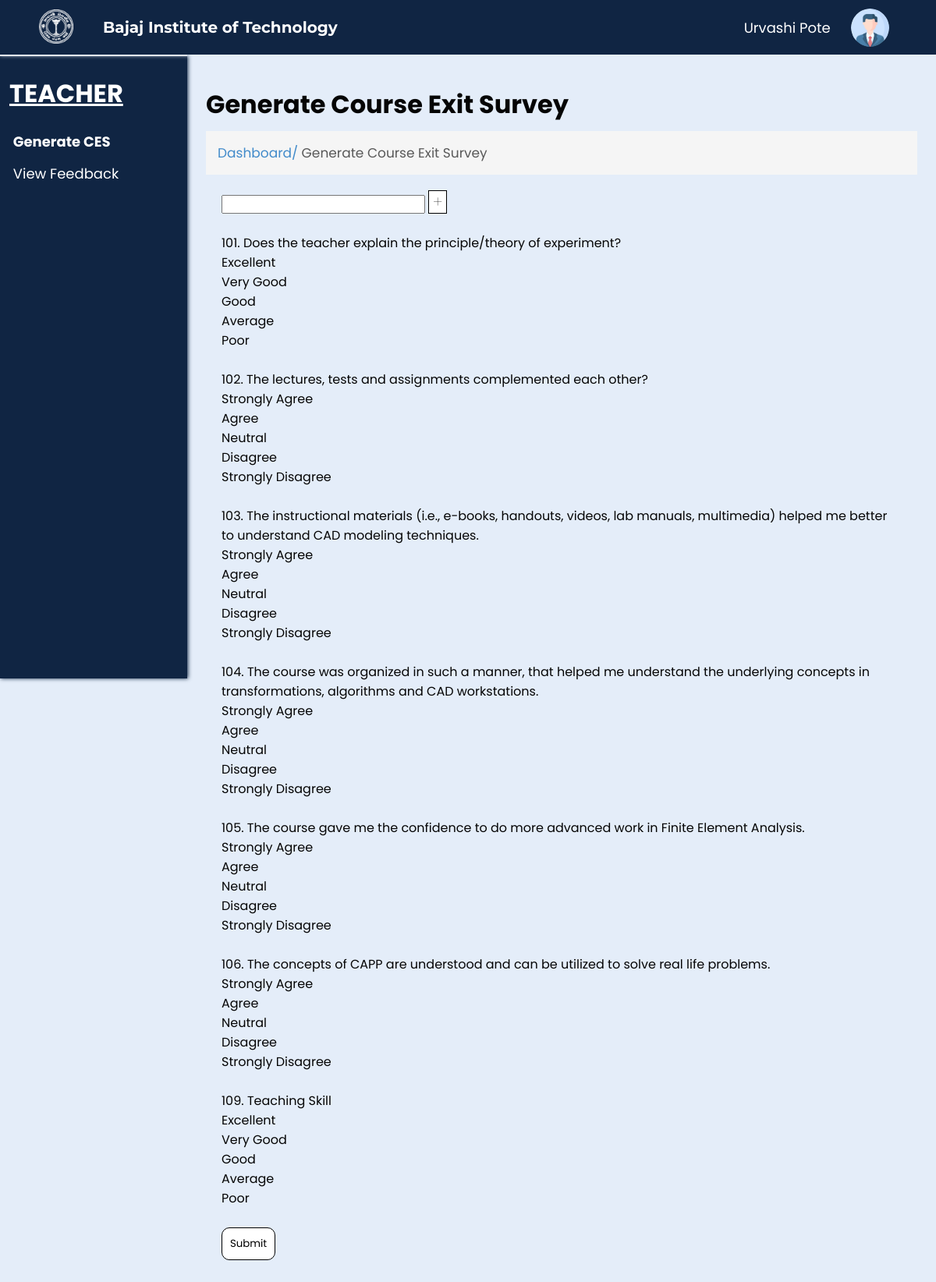
/next.php (signed in), run on the app's committed database.
### tables this page shows
CREATE TABLE `questions` (
  `questionid` int(100) NOT NULL,
  `question` text NOT NULL,
  `questiontype` text NOT NULL,
  `option1` text NOT NULL,
  `mark1` int(10) DEFAULT 10,
  `option2` text NOT NULL,
  `mark2` int(10) NOT NULL DEFAULT 8,
  `option3` text NOT NULL,
  `mark3` int(10) NOT NULL DEFAULT 5,
  `option4` text NOT NULL,
  `mark4` int(10) NOT NULL DEFAULT 3,
  `option5` text NOT NULL,
  `mark5` int(10) NOT NULL DEFAULT 1
);

### check.php (called while the page is built, shortened)
<?php
$fname = $_SESSION['fname'];
$lname = $_SESSION['lname'];
?>

### next.php (the view, shortened to what this page needs)
<?php
include('connect.php');
include('check.php');
$query = "select * from questions";
$result = mysqli_query($conn, $query);
?>
<!DOCTYPE html>
<html lang="en">
<head>
    <link rel="stylesheet" href="css/generate.css?v=<?php echo time(); ?>">
    <link rel="stylesheet" href="css/common.css?v=<?php echo time(); ?>">
</head>
<body>
    <div class="nav">
        <div class="img">
            <img id="img" src="images/bitlogo_transparent.png" alt="BIT Logo">
        </div>
        <h2 id="heading">Bajaj Institute of Technology</h2>
        <div class="links" id="links">
        <p class="input"><?php echo $fname, " ", $lname; ?></p>
            <img src="images/user.png" alt="User" width="7%" style="border-radius: 50%;">
        </div>
    </div>
    <div class="spaces"></div>
    <div class="main">
        <div class="left">
            <h1>TEACHER</h1>
            <ul>
                <li class="active"><a href="generatefeedback.php">Generate CES</a></li>
                <li><a href="viewfeedback.php">View Feedback</a></li>
            </ul>
        </div>
        <div class="right">
            <h1>Generate Course Exit Survey</h1>
            <p>Dashboard/<span> Generate Course Exit Survey</span></p>
            <div class="questions" id="questions">
                <form action="create_feedback.php" method="POST">
                    <input type="text" value="<?php echo $_GET['id'];?>" name="feed">
                    <a class="add" onclick="login()">+</a>
                    <br>
                    <br>
                    <?php
                    while ($row = mysqli_fetch_assoc($result)) {
                    ?>
                        <?php echo $row['questionid'], "."; ?> <?php echo $row['question']; ?><br>
                        <?php echo $row['option1']; ?><br>
                        <?php echo $row['option2']; ?><br>
                        <?php echo $row['option3']; ?><br>
                        <?php echo $row['option4']; ?><br>
                        <?php echo $row['option5']; ?> <br>
                        <br>
                    <?php
                    }
                    ?>
                    <input type="submit" value="Submit" name="submit1" class="submit">
                </form>
            </div>
        </div>
    </div>
</body>
</html>

### css/generate.css (style rules this page uses)
span { color: rgb(89, 89, 89); }
.questions { margin: 20px 20px; }
.add { background-color: white; color: black; border: 1px solid black; text-align: center; font-size: 20px; height: 30px; font-weight: lighter; margin: 10px 0; transition: 0.3s; margin-top: 30px; cursor: pointer; text-decoration: none; color: black; width: 30px; padding: 0 5px; }
.active { font-weight: bold; font-size: 20px; }
.submit { padding: 10px; background-color: white; border: 1px solid black; border-radius: 10px; cursor: pointer; }

### css/common.css (style rules this page uses)
* { margin: 0; padding: 0; box-sizing: border-box; font-family: 'Poppins', sans-serif; }
body { background-color: #E4EDF9; }
.nav { background-color: #102543; position: fixed; width: 100%; z-index: 100; height: 70px; box-shadow: 0px 1px 5px #E4EDF9; transition: 0.5s; }
.nav .img { transition: 0.5s; margin-left: 2%; padding: 1%; text-align: center; height: 100%; float: left; width: 8%; }
#img { height: 95%; transition: 0.5s; }
.nav .img img { height: 100%; width: auto; }
.links img { width: auto; height: 70%; cursor: pointer; }
.nav h2 { transition: 0.5s; color: white; display: flex; height: 70px; font-size: 20px; float: left; width: 30%; align-items: center; padding: 1%; font-family: 'Montserrat', sans-serif; }
.nav .links { margin-right: 5%; transition: 0.5s; display: flex; height: 70px; float: left; width: 55%; align-items: center; justify-content: right; gap: 4%; font-family: 'Montserrat', sans-serif; }
.spaces { height: 70px; }
.left { height: 100vh; width: 20vw; background-color: #102543; color: white; border-top: 2px solid #E4EDF9; box-shadow: 1px 0px 5px #102543; position: fixed; }
.left h1 { margin: 10% 5%; text-decoration: underline; }
.right { width: 100%; padding: 5vh 2vw; padding-left: 22vw; color: rgb(5, 5, 5); }
.left ul { list-style-type: none; margin: 10% 7%; }
.left li { cursor: pointer; font-size: 18px; margin-top: 7%; transition: 0.5s; }
.left li a { text-decoration: none; color: white; }
.right>p { margin-top: 10px; font-size: 17px; padding: 15px; background-color: #F5F5F5; color: #428BCA; }
.right>p span { color: rgb(89, 89, 89); }
.links .input { background-color: transparent; border: 0; color: white; font-size: 18px; }

### data on the page
questions: questionid "101", question "Does the teacher explain the principle/theory of experiment?", option1 "Excellent", option2 "Very Good", option3 "Good", option4 "Average", option5 "Poor"
questions: questionid "102", question "The lectures, tests and assignments complemented each other?", option1 "Strongly Agree", option2 "Agree", option3 "Neutral", option4 "Disagree", option5 "Strongly Disagree"
questions: questionid "103", question "The instructional materials (i.e., e-books, handouts, videos, lab manuals, multimedia) helped me better to understand CAD modeling techniques.", option1 "Strongly Agree", option2 "Agree", option3 "Neutral", option4 "Disagree", option5 "Strongly Disagree"
questions: questionid "104", question "The course was organized in such a manner, that helped me understand the underlying concepts in transformations, algorithms and CAD workstations.", option1 "Strongly Agree", option2 "Agree", option3 "Neutral", option4 "Disagree", option5 "Strongly Disagree"
questions: questionid "105", question "The course gave me the confidence to do more advanced work in Finite Element Analysis.", option1 "Strongly Agree", option2 "Agree", option3 "Neutral", option4 "Disagree", option5 "Strongly Disagree"
questions: questionid "106", question "The concepts of CAPP are understood and can be utilized to solve real life problems.", option1 "Strongly Agree", option2 "Agree", option3 "Neutral", option4 "Disagree", option5 "Strongly Disagree"
questions: questionid "109", question "Teaching Skill", option1 "Excellent", option2 "Very Good", option3 "Good", option4 "Average", option5 "Poor"

### other printed values
$fname "Urvashi"
$lname "Pote"
